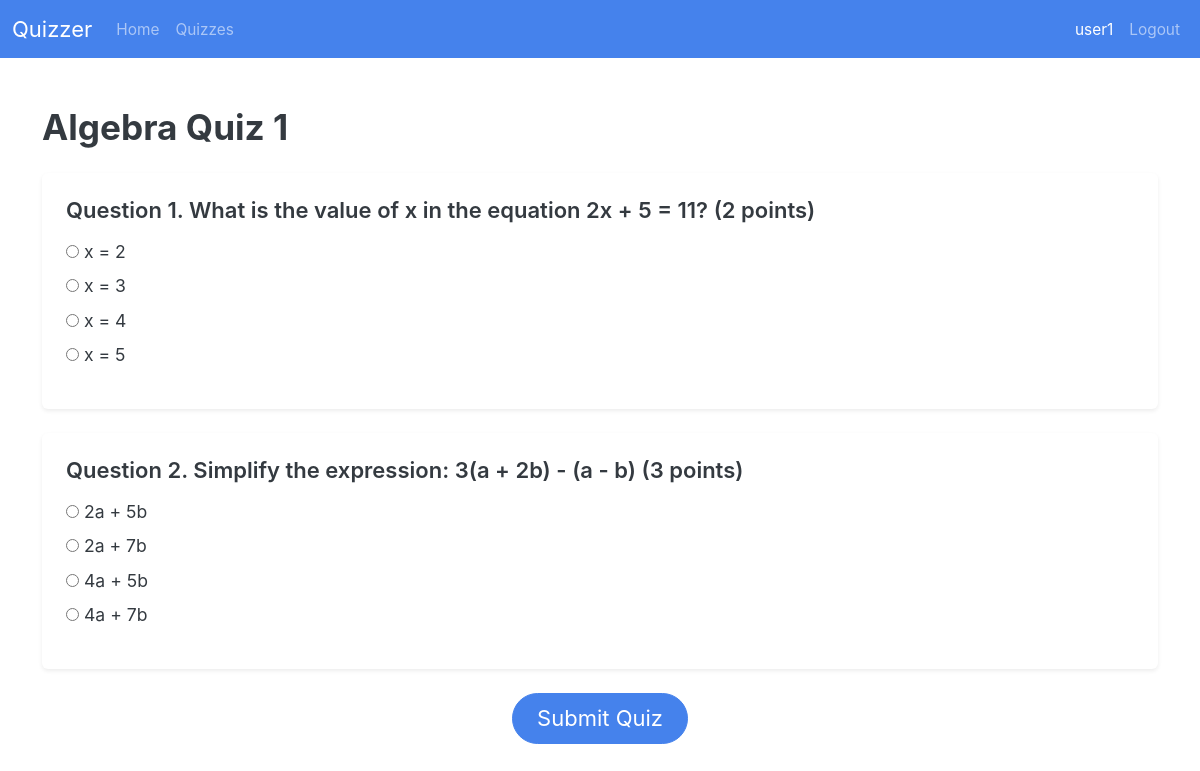
Screenshot of /user/1 (signed in) with the database file from the repository.
### models/models.py (models this page shows, shortened)
class User(db.Model, UserMixin):
    __tablename__ = "user"
    user_id: Mapped[id_pk]
    username: Mapped[str] = mapped_column(unique=True)
    password: Mapped[str]
    quiz_attempts: Mapped[List["QuizAttempt"]] = relationship(
        back_populates="user", cascade="all,delete-orphan"
    )

class Quiz(db.Model):
    __tablename__ = "quiz"
    quiz_id: Mapped[id_pk]
    quiz_name: Mapped[str]
    chapter_id: Mapped[int]
    subject_id: Mapped[int]
    date: Mapped[Optional[date]]
    duration: Mapped[Optional[int]]  # minutes? hopefully
    remarks: Mapped[str]
    total_marks: Mapped[int] = mapped_column(default=0)
    questions: Mapped[List["Question"]] = relationship(
        back_populates="quiz", cascade="all,delete-orphan"
    )
    quiz_attempts: Mapped[List["QuizAttempt"]] = relationship(
        back_populates="quiz", cascade="all,delete-orphan"
    )
    chapter: Mapped["Chapter"] = relationship(back_populates="quizzes") # maybe change this
    __table_args__ = (
        ForeignKeyConstraint(
            ['subject_id', 'chapter_id'],  # Composite foreign key
            ['chapter.subject_id', 'chapter.chapter_id']
        ),
    )

class Question(db.Model):
    __tablename__ = "question"
    quiz_id: Mapped[int] = mapped_column(ForeignKey("quiz.quiz_id"))
    question_id: Mapped[id_pk]
    text: Mapped[str]
    marks: Mapped[int]
    quiz: Mapped["Quiz"] = relationship(back_populates="questions")
    options: Mapped[List["Option"]] = relationship(
        back_populates="question", cascade="all,delete-orphan"
    )
    is_msq: Mapped[bool] = mapped_column(default=False)

class Option(db.Model):
    __tablename__ = "option"
    option_id: Mapped[id_pk]
    question_id: Mapped[int] = mapped_column(ForeignKey("question.question_id"))
    text: Mapped[str]
    is_correct: Mapped[bool] = mapped_column(
        default=False
    )  # Assuming default is not correct
    question: Mapped["Question"] = relationship(back_populates="options")
    question_attempts: Mapped[List["QuestionAttempt"]] = relationship(
        secondary="selected_option",
        back_populates="selected_options"
    )

### routes/user_routes.py (the view)
@user_bp.route("/<int:quiz_id>", methods=["GET"])
def quiz(quiz_id):
    quiz = select_quiz(quiz_id)
    return render_template("user/quiz.html", quiz=quiz)

### app.py (called while the page is built)
@app.template_global()
def is_active(page_name):
    return "active" if request.endpoint == page_name else ""

### routes/__init__.py (called while the page is built)
def init_login_manager(app):
    login_manager = LoginManager()
    login_manager.init_app(app)
    login_manager.login_view = "auth.login"  # goes to the login() function in auth_bp
    @login_manager.user_loader
    def load_user(user_id):
        return db.session.scalar(select(User).where(User.user_id == user_id))

### routes/user_routes.py (called while the page is built)
@user_bp.before_request  # makes it so you have to be logged in to access, and allows admin to access it too to test :)
@login_required
def user_required():
    pass

### utils/db_utils.py (called while the page is built)
def select_quiz(quiz_id):
    return db.session.scalar(select(Quiz).where(Quiz.quiz_id == quiz_id))

### templates/user/quiz.html (shortened to what this page needs)
{% extends "base.html" %}  {% block body %} {% include "user/nav.html" %}
<div class="container py-5">
  <h2 class="mb-4 fw-bold">{{ quiz.quiz_name }}</h2>
  <form
    method="POST"
    action="{{ url_for('user.submit_quiz', quiz_id=quiz.quiz_id) }}"
  >
    {% if quiz.questions %} {% for question in quiz.questions %}
    <div class="mb-4">
      <div class="card shadow-sm border-0">
        <div class="card-body p-4">
          <h5 class="card-title fw-semibold mb-3">
            Question {{ loop.index }}. {{ question.text }} ({{ question.marks }}
            points)
          </h5>
          {% if question.options %} {% if question.is_msq %} {% set type =
          "checkbox" %} {% else %} {% set type = "radio" %} {% endif %}
          <ul class="list-unstyled">
            {% for option in question.options %}
            <li class="mb-2">
              <input
                type="{{type}}"
                name="question_{{ question.question_id }}[]"
                id="option_{{ option.option_id }}"
                value="{{ option.option_id }}"
              />
              <label for="option_{{ option.option_id }}">
                {{ option.text }}
              </label>
            </li>
            {% endfor %}
          </ul>
          {% else %}
          <p class="text-muted">No options available for this question.</p>
          {% endif %}
        </div>
      </div>
    </div>
    {% endfor %} {% else %}
    <div class="text-center py-5">
      <p class="text-muted mb-0">No questions available in this quiz.</p>
    </div>
    {% endif %} {% if quiz.questions %}
    <div class="text-center mt-4">
      <button type="submit" class="btn btn-primary btn-lg px-4">
        Submit Quiz
      </button>
    </div>
    {% endif %}
  </form>
</div>
{% endblock %}

### templates/base.html (shortened to what this page needs)
<!doctype html>
<html lang="en">
  <head>
    <link href="{{url_for("static", filename="style.css")}}" rel="stylesheet" />
  </head>
  <body>
    {% block body %} {% endblock %}
    <link
      rel="stylesheet"
      href="https://cdn.jsdelivr.net/npm/bootstrap-icons@1.5.0/font/bootstrap-icons.css"
    />
  </body>
</html>

### templates/user/nav.html (shortened to what this page needs)
<nav class="navbar navbar-expand-lg bg-primary" data-bs-theme="dark">
  <div class="container-fluid">
    <a class="navbar-brand" href="#">Quizzer</a>
    <div class="collapse navbar-collapse" id="navbarColor01">
      <ul class="navbar-nav me-auto">
        <li class="nav-item">
          <a
            class="nav-link {{ is_active('user.home') }}"
            href="{{ url_for('user.home') }}"
            >Home</a
          >
        </li>
        <li class="nav-item">
          <a class="nav-link">Quizzes</a>
        </li>
      </ul>
      <ul class="navbar-nav">
        <li class="nav-item">
          <a class="nav-link active"> {{current_user.username}}</a>
        </li>
        <li class="nav-item">
          <a class="nav-link" href="{{url_for('auth.logout')}}"> Logout </a>
        </li>
      </ul>
    </div>
  </div>
</nav>

### rows the page displays
User: username "user1"
Quiz: quiz_name "Algebra Quiz 1"
Question: text "What is the value of x in the equation 2x + 5 = 11?", marks "2"
Option: text "x = 2"
Option: text "x = 3"
Option: text "x = 4"
Option: text "x = 5"
Question: text "Simplify the expression: 3(a + 2b) - (a - b)", marks "3"
Option: text "2a + 5b"
Option: text "2a + 7b"
Option: text "4a + 5b"
Option: text "4a + 7b"
